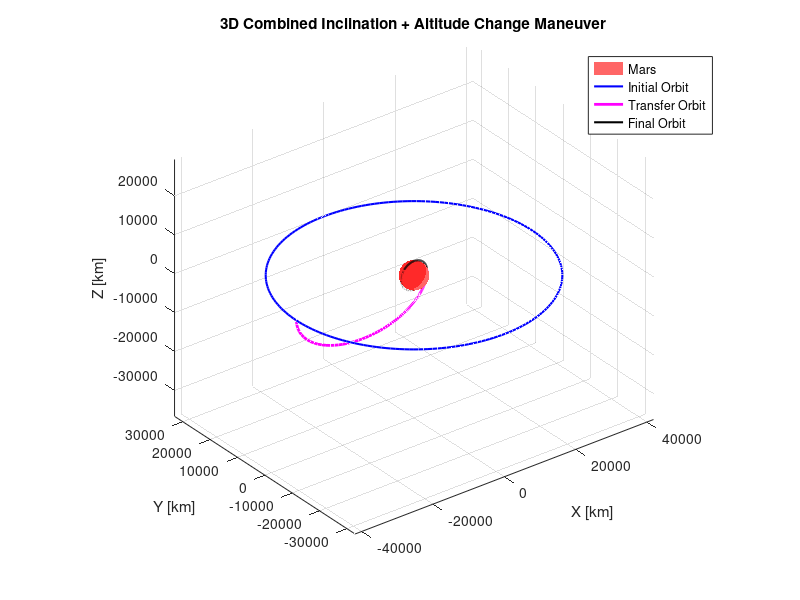

MATLAB code for this plot: (Note: this script raises an error after producing the figure.)
clear;
clc;
close all;

%% Number of Orbits Around Mars
N = 5;

%% Mars Parameters
R_mars = 3396000;                  % Radius of Mars [m]
G_mars = 6.674e-11;
M_mars = 6.41693e23;
mu_mars = G_mars*M_mars;           % m^3/s^2
sol = 88775;                       % [s]
omega_mars = 2*pi / sol;           % rad/s

%% Combined Maneuver Calculation
% Givens
a_0 = 33000000;             % [m]
r_0 = a_0;
a_f = 250000 + R_mars;      % [m]
r_f = a_f;
a_trans = (r_0 + r_f)/2;    % [m]

v_0         = sqrt(mu_mars/r_0);                            % [m/s]
v_trans_0   = sqrt((2*mu_mars/r_0) - (mu_mars/a_trans));
v_f         = sqrt(mu_mars/r_f);
v_trans_f   = sqrt((2*mu_mars/r_f) - (mu_mars/a_trans));

Delta_i     = 90;       % [deg]

% Define Delta_v function
Delta_v_tot = @(s) ...
    sqrt(v_0^2 + v_trans_0^2 - 2*v_0*v_trans_0*cosd(s*Delta_i)) + ...
    sqrt(v_f^2 + v_trans_f^2 - 2*v_f*v_trans_f*cosd((1-s)*Delta_i));

% Minimize Delta_v_tot
[s_opt, dv_min] = fminbnd(Delta_v_tot, 0, 1);

fprintf('Optimal s = %.6f\n', s_opt);
fprintf('Minimum total Delta v = %.6f m/s\n', dv_min);

%% Plot Transfer
% Initial Orbit
i_0 = 0;

% Transfer Orbit (Elliptical)
i_trans = s_opt * Delta_i; 
e_trans = (r_0 - r_f) / (r_0 + r_f); 
p_trans = a_trans * (1 - e_trans^2);

% Final Orbit
i_f = 90;

% Plot
figure('Color','w'); 
hold on; grid on; axis equal;
xlabel('X [km]'); ylabel('Y [km]'); zlabel('Z [km]');
title('3D Combined Inclination + Altitude Change Maneuver');
view(3);

% Draw Mars (Scaled to km)
[Xm,Ym,Zm] = sphere(60);
surf(R_mars*Xm/1000, R_mars*Ym/1000, R_mars*Zm/1000, ...
    'FaceColor','r','EdgeColor','none','FaceAlpha',0.6, 'DisplayName', 'Mars');

% Trajectories
% Initial
theta = linspace(-pi, pi, 200);
x_1 = r_0 * cos(theta) / 1000;
y_1 = r_0 * sin(theta) / 1000;
z_1 = zeros(size(theta));
plot3(x_1, y_1, z_1, 'b', 'LineWidth', 1.5, 'DisplayName', 'Initial Orbit');

% Transfer
nu_trans = linspace(pi, 2*pi, 100); 
r_vals = p_trans ./ (1 + e_trans * cos(nu_trans));

x_pq = r_vals .* cos(nu_trans);
y_pq = r_vals .* sin(nu_trans);
z_pq = zeros(size(nu_trans));

points_trans = zeros(3, length(nu_trans));
Rot_Trans = [1, 0, 0; 
             0, cosd(i_trans), -sind(i_trans); 
             0, sind(i_trans),  cosd(i_trans)];

for k1 = 1:length(nu_trans)
    pt = [x_pq(k1); y_pq(k1); z_pq(k1)];
    points_trans(:,k1) = Rot_Trans * pt;
end

plot3(points_trans(1,:)/1000, points_trans(2,:)/1000, points_trans(3,:)/1000, ...
      'm', 'LineWidth', 2, 'DisplayName', 'Transfer Orbit');

% Final
theta = linspace(0, 2*pi, 200);
x_2_peri = r_f * cos(theta);
y_2_peri = r_f * sin(theta);
z_2_peri = zeros(size(theta));

points_final = zeros(3, length(theta));
Rot_Final = [1, 0, 0; 
             0, cosd(i_f), -sind(i_f); 
             0, sind(i_f),  cosd(i_f)];

for k1 = 1:length(theta)
    pt = [x_2_peri(k1); y_2_peri(k1); z_2_peri(k1)];
    points_final(:,k1) = Rot_Final * pt;
end

plot3(points_final(1,:)/1000, points_final(2,:)/1000, points_final(3,:)/1000, ...
      'k', 'LineWidth', 1.5, 'DisplayName', 'Final Orbit');

legend show;
hold off;

%% Propagate Orbit Around Mars
% Initial time
t0 = 0;
theta0 = 0;

% Orbital period
n = sqrt(mu_mars/a_f^3);          % rad/s
T = 2*pi*sqrt(a_f^3/mu_mars);
tf = N*T;                         % Total seconds (changes based on # or orbit at top of code)

% Time vector FOR ORBITS AROUND MARS, NOT TRANSFER
t = linspace(t0, tf, N*500);       
tspan = [t0 tf];
nu_0 = 0;

% Loop over time
lat = zeros(1,length(t));
lon = zeros(1,length(t));

for k1 = 1:length(t)
    dt = t(k1); % Time since start [s]
    
    % Propagate Mars' rotation
    theta = theta0 + omega_mars*dt;         % radians

    % Propagate true anomaly
    nu = nu_0 + rad2deg(n*dt);              % degrees

    % COEs to ECI
    r = a_f;                                  
    rPeri = [ r*cosd(nu);
              r*sind(nu);
              0 ];

    C_NP = [1, 0, 0;
            0, cosd(i_f), -sind(i_f);
            0, sind(i_f),  cosd(i_f)];

    rECI = C_NP*rPeri;

    % ECI to ECEF
    C_EE = [ cos(theta),  sin(theta), 0;
            -sin(theta),  cos(theta), 0;
             0,           0,          1 ];

    rECEF = C_EE*rECI;

    % ECEF to LLA
    x = rECEF(1);
    y = rECEF(2);
    z = rECEF(3);
    lat(k1) = asind(z/norm(rECEF));
    lon(k1) = rad2deg(atan2(y, x));
end

% Clean up horizontal wrap lines for plot
lon_diff = diff(lon);
jump_indices = find(abs(lon_diff) > 300); 
lon(jump_indices) = NaN;
lat(jump_indices) = NaN;

%% When Will Orbit Repeat?
% Satellite rotation time is given by T
% Mars rotation time is one sol
orbits_per_sol = sol / T;

% Does this ratio ever equal a whole number?

repeats = false;
for j = 1:1:N
    future_orbits = orbits_per_sol*j;
    if abs(future_orbits - round(future_orbits)) < 10^(-9)
        fprintf('Orbit repeats at orbit #%.0f!', N)
        repeats = true;
        break
    end
end

if ~repeats
    fprintf('Orbit does not repeat within %.0f orbits.', N);
    disp(' ')
end

% How wide is the LineWidth?
ax_gt = gca; 
originalUnits = get(ax_gt, 'Units');
set(ax_gt, 'Units', 'points');
pos = get(ax_gt, 'Position');
axesWidthInPoints = pos(3);
percentage = (1.5 / axesWidthInPoints) * 100;
set(ax_gt, 'Units', originalUnits);
fprintf('A LineWidth of 1.5 covers %.4f%% of the graph width.\n', percentage);
%% Plot Orbit Path
% Set up 2BP propagation
r0 = [a_f; 0; 0];
% Initial velocity for 90 deg inclination
v_circ = sqrt(mu_mars/a_f);
v0_peri = [0; v_circ; 0]; % Velocity in perifocal frame

% Perifocal to ECI
C_NP = [1, 0, 0;
        0, cosd(i_f), -sind(i_f);
        0, sind(i_f),  cosd(i_f)];

r_prop = C_NP * r0;
v_prop = C_NP * v0_peri;
state0 = [r_prop; v_prop];

% Solve 2BP
opts = odeset('RelTol',1e-9,'AbsTol',1e-9);
[t_ode, R] = ode45(@(t,y) twoBodyProp(t, y, mu_mars), tspan, state0, opts);

% ECI to ECEF
r_final = R(:,1:3);
rECEF_3D = zeros(size(r_final));

for k1 = 1:length(t_ode)
    theta = theta0 + omega_mars * t_ode(k1);
    C_EE = [ cos(theta)  sin(theta)  0;
            -sin(theta)  cos(theta)  0;
             0           0           1 ];
    rECEF_3D(k1,:) = (C_EE * r_final(k1,:)')';
end

% Plot
figure('Color','w');
plot3(rECEF_3D(:,1)/1000, rECEF_3D(:,2)/1000, rECEF_3D(:,3)/1000, 'g', 'LineWidth', 1.0); 
hold on
surf(R_mars*Xm/1000, R_mars*Ym/1000, R_mars*Zm/1000, ...
    'FaceColor','r','EdgeColor','none','FaceAlpha',0.8);
xlabel('x [km]'); ylabel('y [km]'); zlabel('z [km]');
grid on; axis equal;
title('Mars Orbit (Fixed Frame)');
hold off;

%% Plot Ground Track
figure('Color','w');
ax = gca;
xlim(ax, [-180 180]);
ylim(ax, [-90 90]);
hold(ax, 'on');

plot(lon,lat,'linewidth',1.5)

I = imread('mars_map_labeled.jpg');
h = imagesc([-180 180], [90 -90], I);
uistack(h,'bottom')
set(ax, 'YDir', 'normal'); 
axis(ax, 'normal');        
set(ax, 'Layer', 'top');
grid on;
box on;
xticks(-180:60:180);
yticks(-90:30:90);
xlabel('Longitude [deg]');
ylabel('Latitude [deg]');
title(['Ground Track (' num2str(N) ' Orbits)'], 'Interpreter', 'none', 'FontSize', 12);
hold off

%% ANIMATION 1: The Transfer Maneuver
% Create a new figure for the animation
fig1 = figure('Color','k', 'Name', 'Transfer Orbit', 'Position',[100 100 1260 946], 'Renderer','opengl');
axis equal; grid on; box on;
hold on;
view(3);
xlabel('X [km]'); ylabel('Y [km]'); zlabel('Z [km]');
set(gca, 'Color', 'k', 'XColor', 'w', 'YColor', 'w', 'ZColor', 'w');
xlim([-40000 40000]); ylim([-40000 40000]); zlim([-40000 40000]);

% Draw Mars
surf(R_mars*Xm/1000, R_mars*Ym/1000, R_mars*Zm/1000, ...
'FaceColor','r', 'EdgeColor','none', 'FaceAlpha', 0.9);
lighting gouraud; light('Position', [1 1 0], 'Style', 'infinite');

% Trajectories
% Initial Orbit
P1 = [x_1; y_1; z_1];
% Transfer Orbit
P2 = points_trans/1000;
% Final Orbit
P3 = points_final/1000;
% Combine into one continuous path for the animation loop
Full_Path = [P1, P2, P3];

% Create graphics objects
hTrail = animatedline('Color', 'c', 'LineWidth', 1.5);
hSat   = plot3(0,0,0, 'o', 'MarkerFaceColor', 'r', 'MarkerSize', 5);

title('Animation: Transfer Maneuver', 'Color', 'w');
vid1 = VideoWriter('C:\Users\13143\OneDrive - University of Dayton\Documents\Grad School\Orbital Mechanics\MarsTransfer.mp4', 'MPEG-4');
% vid1.FrameRate = 30;
open(vid1);

% Animation Loop
for k1 = 1:4:length(Full_Path)
    frame = getframe(fig1);
    writeVideo(vid1, frame);

    x = Full_Path(1,k1);
    y = Full_Path(2,k1);
    z = Full_Path(3,k1);
    
    % Update Satellite Position
    set(hSat, 'XData', x, 'YData', y, 'ZData', z);
    
    % Add to Trail
    addpoints(hTrail, x, y, z);
    
    % Dynamic Title
    if k1 < length(P1)
        txt = 'Phase 1: Initial Orbit';
    elseif k1 < length(P1) + length(P2)
        txt = 'Phase 2: Transfer Orbit';
    else
        txt = 'Phase 3: Final Orbit';
    end
    title(txt, 'Color', 'w', 'FontSize', 14);

    drawnow limitrate;
end

close(vid1);

%% ANIMATION 2: Long-Term Orbit & Ground Drift
fig2 = figure('Color','k', 'Name', 'Orbit Propagation', 'Position',[100 100 1260 946], 'Renderer','opengl');
axis equal; grid on; box on;
hold on;
view(3);
xlabel('X [km]'); ylabel('Y [km]'); zlabel('Z [km]');
set(gca, 'Color', 'k', 'XColor', 'w', 'YColor', 'w', 'ZColor', 'w');

% Draw Mars with Map
try
    I_tex = flipud(I); 
    surf(R_mars*Xm/1000, R_mars*Ym/1000, R_mars*Zm/1000, ...
        I_tex, 'FaceColor', 'texturemap', 'EdgeColor', 'none', 'FaceAlpha', 1);
catch
    surf(R_mars*Xm/1000, R_mars*Ym/1000, R_mars*Zm/1000, ...
    'FaceColor',[0.8 0.4 0.2], 'EdgeColor','none', 'FaceAlpha', 0.8);
end

% Set Axis Limits
limit_val = (R_mars + 1000000)/1000;
xlim([-limit_val limit_val]);
ylim([-limit_val limit_val]);
zlim([-limit_val limit_val]);

% Prepare Data
rECEF_animation = rECEF_3D / 1000; % Convert to km

% Create Graphics Objects
hTrail2 = animatedline('Color', 'g', 'LineWidth', 1);
hSat2   = plot3(rECEF_animation(1,1), rECEF_animation(1,2), rECEF_animation(1,3), ...
    'o', 'MarkerFaceColor', 'r', 'MarkerSize', 5);

title('Animation: 3D Orbit Path', 'Color', 'w');

% Video Setup
vid2 = VideoWriter('C:\Users\13143\OneDrive - University of Dayton\Documents\Grad School\Orbital Mechanics\MarsOrbit.mp4', 'MPEG-4');
% vid2.FrameRate = 30;
open(vid2);

target_frames = 144000;
step_size = ceil(length(rECEF_animation) / target_frames);

% Animation Loop
for k2 = 1:step_size:length(rECEF_animation)
    frame = getframe(fig2);
    writeVideo(vid2, frame);
    
    x = rECEF_animation(k2,1);
    y = rECEF_animation(k2,2);
    z = rECEF_animation(k2,3);
    
    set(hSat2, 'XData', x, 'YData', y, 'ZData', z);
    addpoints(hTrail2, x, y, z);

    drawnow; 
end

close(vid2);

%% 2BP Function
function xdot = twoBodyProp(~, r, mu)
    r_fn = r(1:3);
    v_fn = r(4:6);
    r_scalar_fn = norm(r_fn);
    a_fn = -mu * r_fn / r_scalar_fn^3;
    xdot = [v_fn; a_fn];
end
